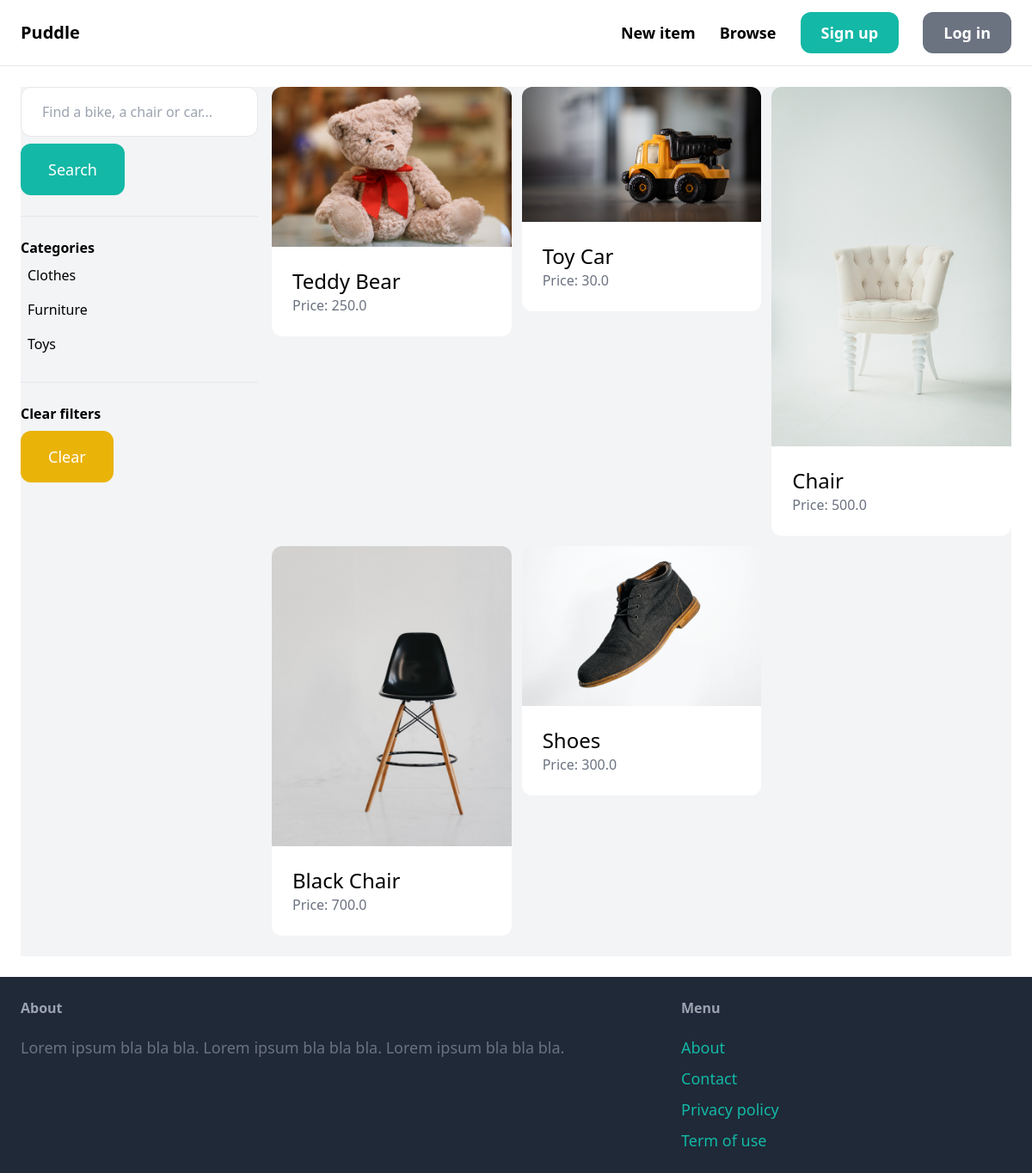
The app's page /items/ with its own data.
### item/models.py (models this page shows, shortened)
class Category(models.Model):
    name = models.CharField(max_length=255)
    class Meta:
        ordering = ('name',)
        verbose_name_plural = 'Categories'

class Item(models.Model):
    category = models.ForeignKey(Category, related_name='items', on_delete=models.CASCADE)
    name = models.CharField(max_length=255)
    description = models.TextField(blank=True, null=True)
    price = models.FloatField()
    image = models.ImageField(upload_to='item_images', blank=True, null=True)
    is_sold = models.BooleanField(default=False)
    created_by = models.ForeignKey(User, related_name='items', on_delete=models.CASCADE)
    created_at = models.DateTimeField(auto_now_add=True)

### item/views.py (the view)
# urls.py: path('', views.items, name='items'),
def items(request):
    query = request.GET.get('query', '')
    category_id = request.GET.get('category', 0)
    categories = Category.objects.all()
    items = Item.objects.filter(is_sold=False)
    if category_id:
        items = items.filter(category_id=category_id)
    if query:
        items = items.filter(Q(name__icontains=query) | Q(description__icontains=query))
    return render(request, 'item/items.html', {
        'items': items,
        'query': query,
        'categories': categories,
        'category_id': int(category_id)
    })

### item/templates/item/items.html (shortened to what this page needs)
{% extends 'core/base.html' %}
{% block content %}
    <div class="pb-6 grid grid-cols-4 gap-4 bg-gray-100">
        <div class="col-span-1">
            <form method="get" action="{% url 'item:items' %}">
                <input name="query" class="w-full py-4 px-6 border rounded-xl" type="text" value="{{ query }}" placeholder="Find a bike, a chair or car...">
                <button class="mt-2 py-4 px-8 text-lg bg-teal-500 text-white rounded-xl">Search</button>
            </form>
            <hr class="my-6">
            <p class="font-semibold">Categories</p>
            <ul>
                {% for category in categories %}
                    <li class="py-2 px-2 rounded-xl{% if category.id == category_id %} bg-gray-200{% endif %}">
                        <a href="{% url 'item:items' %}?query={{ query }}&category={{ category.id }}">{{ category.name }}</a>
                    </li>
                {% endfor %}
            </ul>
            <hr class="my-6">
            <p class="font-semibold">Clear filters</p>
            <ul>
                <li><a href="{% url 'item:items' %}" class="mt-2 py-4 px-8 inline-block bg-yellow-500 text-lg rounded-xl text-white">Clear</a>
        </div>
        <div class="col-span-3">
            <div class="grid grid-cols-3 gap-3">
                {% for item in items %}
                    <div>
                        <a href="{% url 'item:detail' item.id %}">
                            <div>
                                <img src="{{ item.image.url }}" class="rounded-t-xl">
                            </div>
                            <div class="p-6 bg-white rounded-b-xl">
                                <h2 class="text-2xl">{{ item.name }}</h2>
                                <p class="text-gray-500">Price: {{ item.price }}</p>
                            </div>
                        </a>
                    </div>
                {% endfor %}
            </div>
        </div>
    </div>
{% endblock %}

### records on screen
Category: name "Clothes"
Category: name "Furniture"
Category: name "Toys"
Item: image (picture), name "Teddy Bear", price "250.0"
Item: image (picture), name "Toy Car", price "30.0"
Item: image (picture), name "Chair", price "500.0"
Item: image (picture), name "Black Chair", price "700.0"
Item: image (picture), name "Shoes", price "300.0"
